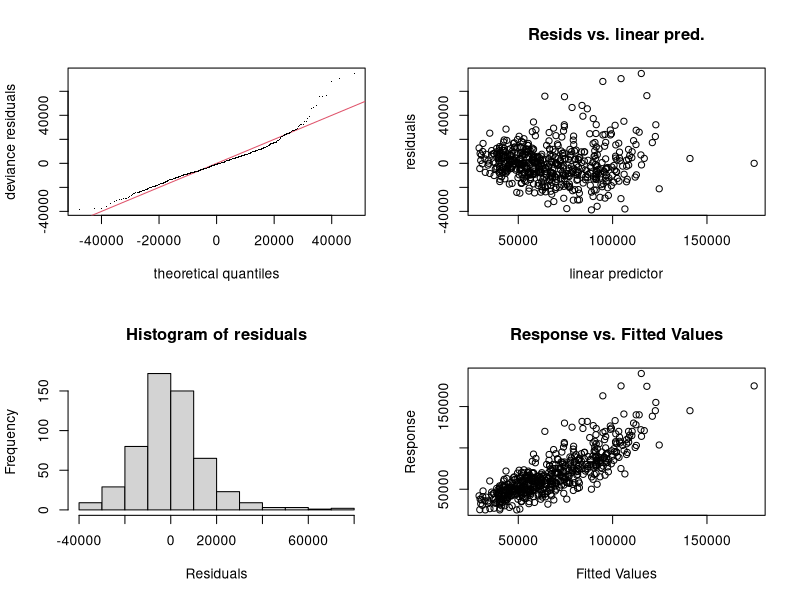
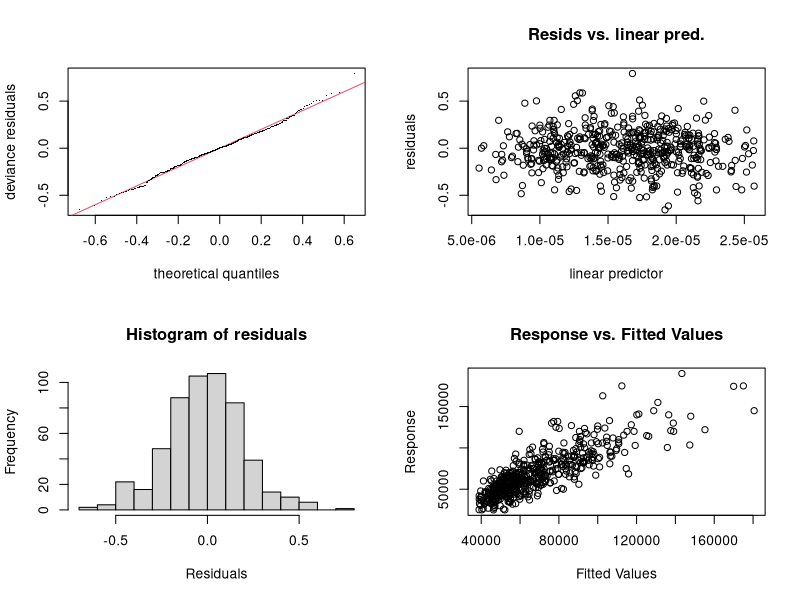
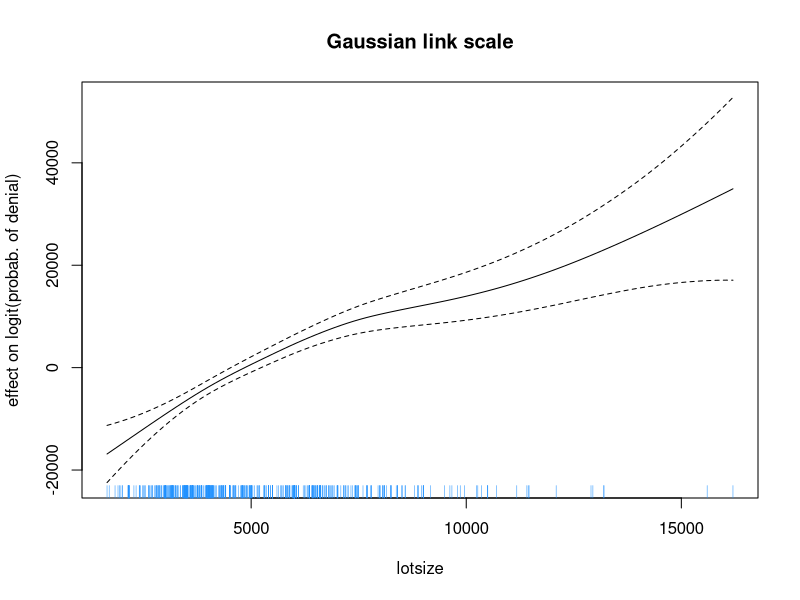
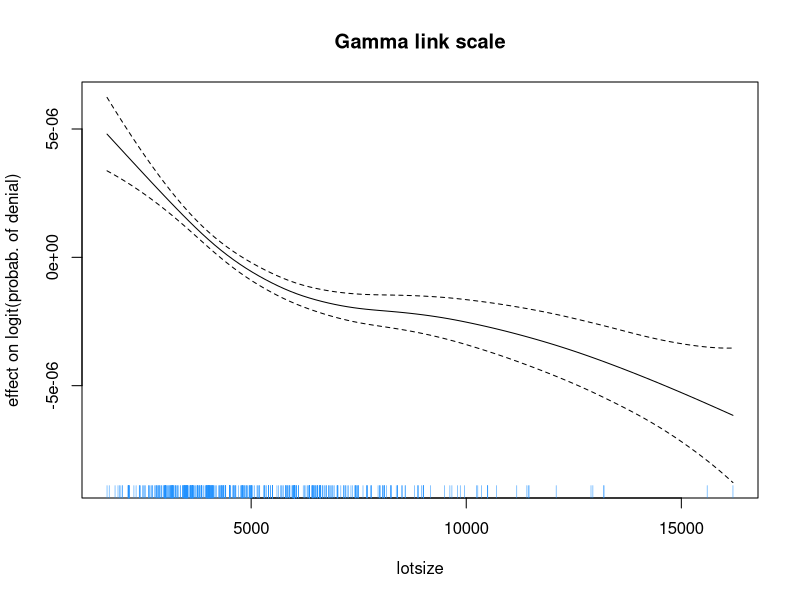
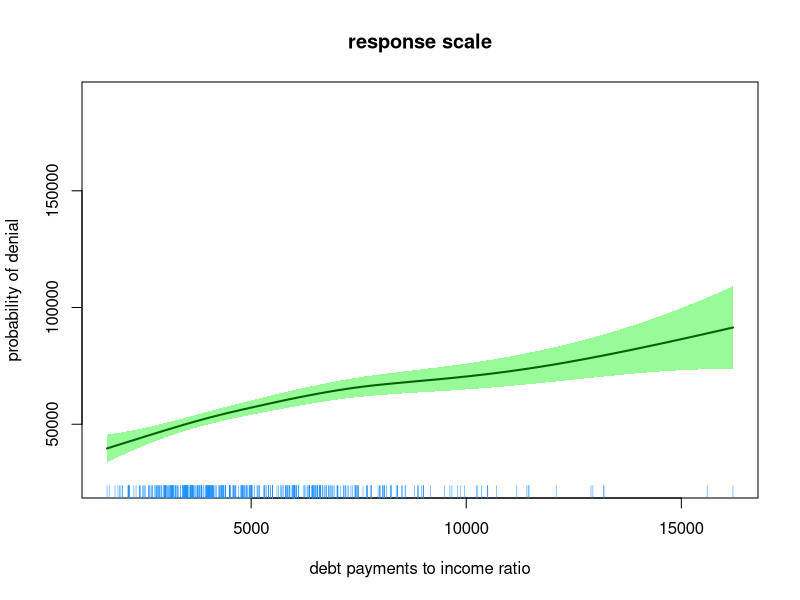
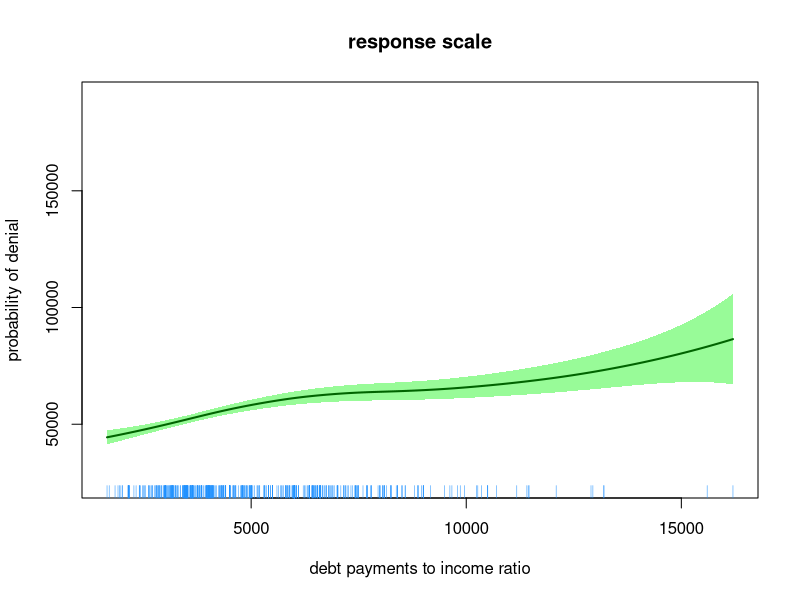

Reproduce these figures in R, in order.
## ---- chunk 1
knitr::opts_chunk$set(echo = TRUE)
## ---- chunk 2
library(AER) ; data(HousePrices) ; library(mgcv)
fitGaussAM <- gam(price ~ s(lotsize,k = 27) + bedrooms + factor(bathrooms) + factor(stories) + factor(driveway) + factor(recreation) + factor(fullbase) + factor(gasheat) + factor(aircon) + garage + factor(prefer), data = HousePrices,family = gaussian)
## ---- chunk 3
gam.check(fitGaussAM)
## ---- chunk 4
fitGammaAM <- gam(price ~ s(lotsize,k = 27) + bedrooms + factor(bathrooms) + factor(stories) + factor(driveway) + factor(recreation) + factor(fullbase) + factor(gasheat) + factor(aircon) + garage + factor(prefer), data = HousePrices,family = Gamma)

## ---- chunk 5
gam.check(fitGammaAM)
## ---- chunk 6
summary(fitGammaAM)
summary(fitGaussAM)

## ---- chunk 7
plot(fitGaussAM,shade = TRUE,shade.col = "palegreen",
     select = 1,xlim = range(HousePrices$lotsize),ylab = "effect on logit(probab. of denial)",
     xlab = "lotsize",
     main = "Gaussian link scale",rug = FALSE)
rug(HousePrices$lotsize,col = "dodgerblue",quiet = TRUE)

plot(fitGammaAM,shade = TRUE,shade.col = "palegreen",
     select = 1,xlim = range(HousePrices$lotsize),ylab = "effect on logit(probab. of denial)",
     xlab = "lotsize",
     main = "Gamma link scale",rug = FALSE)
rug(HousePrices$lotsize,col = "dodgerblue",quiet = TRUE)
## ---- chunk 8
modalValue <- function(x)
   return(unique(x)[which.max(tabulate(match(x,unique(x))))])

# Set grids for `dir' and `lvg':

ng <- 401 ; dirg <- seq(min(HousePrices$lotsize),max(HousePrices$lotsize),length = ng) ; lvrg <- seq(0,1,length = ng)

# Obtain and plot slice of the probability surface
# in the `dir' direction corresponding to the modal
# values of categorical predictors and the mean of 
# other continuous predictors:



newdataDF <- data.frame(lotsize = dirg,
                        bedrooms=mean(HousePrices$bedrooms),
                        bathrooms=modalValue(HousePrices$bathrooms),
                        stories=modalValue(HousePrices$stories),
                        driveway=modalValue(HousePrices$driveway),
                        recreation=modalValue(HousePrices$recreation),
                        fullbase=modalValue(HousePrices$fullbase),
                        gasheat=modalValue(HousePrices$gasheat),
                        aircon=modalValue(HousePrices$aircon),
                        garage=mean(HousePrices$garage),
                        prefer=modalValue(HousePrices$prefer)
                        )

predObjdir <- predict(fitGaussAM,newdata = newdataDF,
                      type = "response",se.fit = TRUE)
etahatdirg <- predObjdir$fit
lowdirg <- etahatdirg - qnorm(0.975)*predObjdir$se.fit
uppdirg <- etahatdirg + qnorm(0.975)*predObjdir$se.fit
#lowdirg[lowdirg<0] <- 0 ; lowdirg[lowdirg>0.5] <- 0.5

plot(0,type = "n",ylim = range(HousePrices$price),xlim = range(HousePrices$lotsize),xlab  =  "debt payments to income ratio",
     ylab  =  "probability of denial",main  =  "response scale")
polygon(c(dirg,rev(dirg)),c(lowdirg,rev(uppdirg)),col = "palegreen",border = FALSE)
lines(dirg,etahatdirg,col = "darkgreen",lwd = 2)

rug(HousePrices$lotsize,col = "dodgerblue",quiet = TRUE)

predObjdir <- predict(fitGammaAM,newdata = newdataDF,
                      type = "response",se.fit = TRUE)
etahatdirg <- predObjdir$fit
lowdirg <- etahatdirg - qnorm(0.975)*predObjdir$se.fit
uppdirg <- etahatdirg + qnorm(0.975)*predObjdir$se.fit
#lowdirg[lowdirg<0] <- 0 ; lowdirg[lowdirg>0.5] <- 0.5

plot(0,type = "n",ylim = range(HousePrices$price),xlim = range(HousePrices$lotsize),xlab  =  "debt payments to income ratio",
     ylab  =  "probability of denial",main  =  "response scale")
polygon(c(dirg,rev(dirg)),c(lowdirg,rev(uppdirg)),col = "palegreen",border = FALSE)
lines(dirg,etahatdirg,col = "darkgreen",lwd = 2)

rug(HousePrices$lotsize,col = "dodgerblue",quiet = TRUE)

## ---- chunk 9

newdataDF <- data.frame(lotsize = 5000,
                        bedrooms=3,
                        bathrooms=2,
                        stories=2,
                        driveway="yes",
                        recreation="no",
                        fullbase="yes",
                        gasheat="no",
                        aircon="no",
                        garage=2,
                        prefer="no"
                        )

predObjdir <- predict(fitGaussAM,newdata = newdataDF,
                      type = "response",se.fit = TRUE)
print(predObjdir)
## ---- chunk 10
etahatdirg <- predObjdir$fit
lowdirg <- etahatdirg - qnorm(0.975)*predObjdir$se.fit
uppdirg <- etahatdirg + qnorm(0.975)*predObjdir$se.fit
print(lowdirg)
print(uppdirg)
